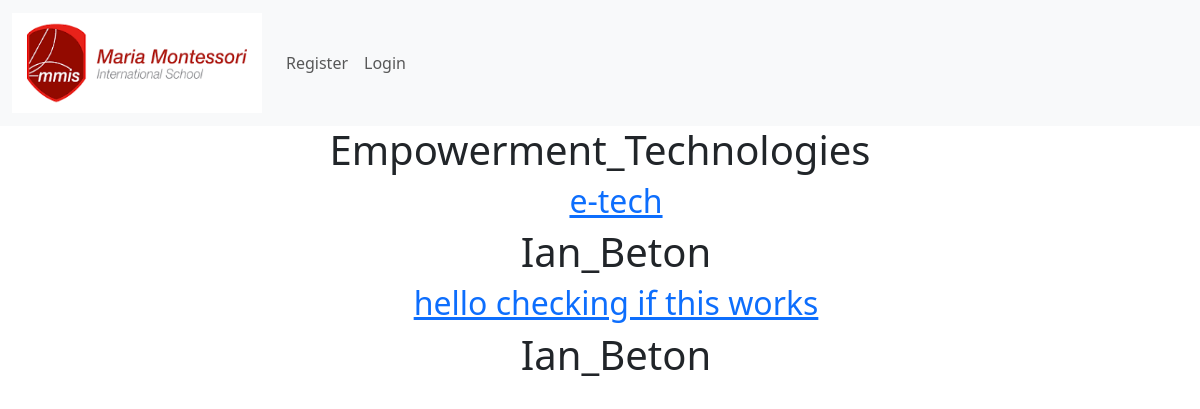
Page /category/2 on the committed database.
### main/models.py (models this page shows, shortened)
class Category(models.Model):
    title = models.CharField(max_length=100)
    subject = models.ForeignKey(Subject, on_delete=models.CASCADE)

class Subject(models.Model):
    name = models.CharField(max_length=100, unique=True)

class Post(models.Model):
    author = models.ForeignKey(User, on_delete=models.CASCADE)
    title = models.CharField(max_length=100)
    body = models.TextField()
    category = models.ForeignKey(Category, on_delete=models.CASCADE)
    subject = models.ForeignKey(Subject, on_delete=models.CASCADE)

### main/views.py (the view)
# urls.py: path('category/<int:pk>', CategoryDetailView.as_view(), name="category"),
class CategoryDetailView(DetailView):
    model = Category
    template_name = 'category.html'
    def get_context_data(self, **kwargs):
        context = super().get_context_data(**kwargs)
        context['posts'] = Post.objects.filter(category=self.object)  # You can use 'subject' here too if needed
        return context

### main/templates/category.html
{% extends 'base.html' %}
{% block content %}
<div class="container text-center">
  <h1 class="text-center">{{ category.subject.name }}</h1>
  <ul>
    {% for post in posts %}
      {% if category.subject.name == "Physics" and post.subject.name == "Physics" %}
      <a href="{%url 'details' post.pk%}" > <h2> {{post.title}} </h2> </a>
      <h1> {{post.author}}</h1>
        {% elif category.subject.name == "Empowerment_Technologies" and post.subject.name == "Empowerment_Technologies" %}
        <a href="{%url 'details' post.pk%}" > <h2> {{post.title}} </h2> </a>
        <h1> {{post.author}}</h1>
             {% elif category.subject.name == "Media_and_Information_Literacy" and post.subject.name == "Media_and_Information_Literacy" %}
        <a href="{%url 'details' post.pk%}" > <h2> {{post.title}} </h2> </a>
        <h1> {{post.author}}</h1>
      {% endif %}
    {% endfor %}
  </ul>
  </div>
{% endblock %}

### rows in the picture
Category: subject.name "Empowerment_Technologies"
Post: title "e-tech", author "Ian_Beton"
Post: title "hello checking if this works", author "Ian_Beton"
